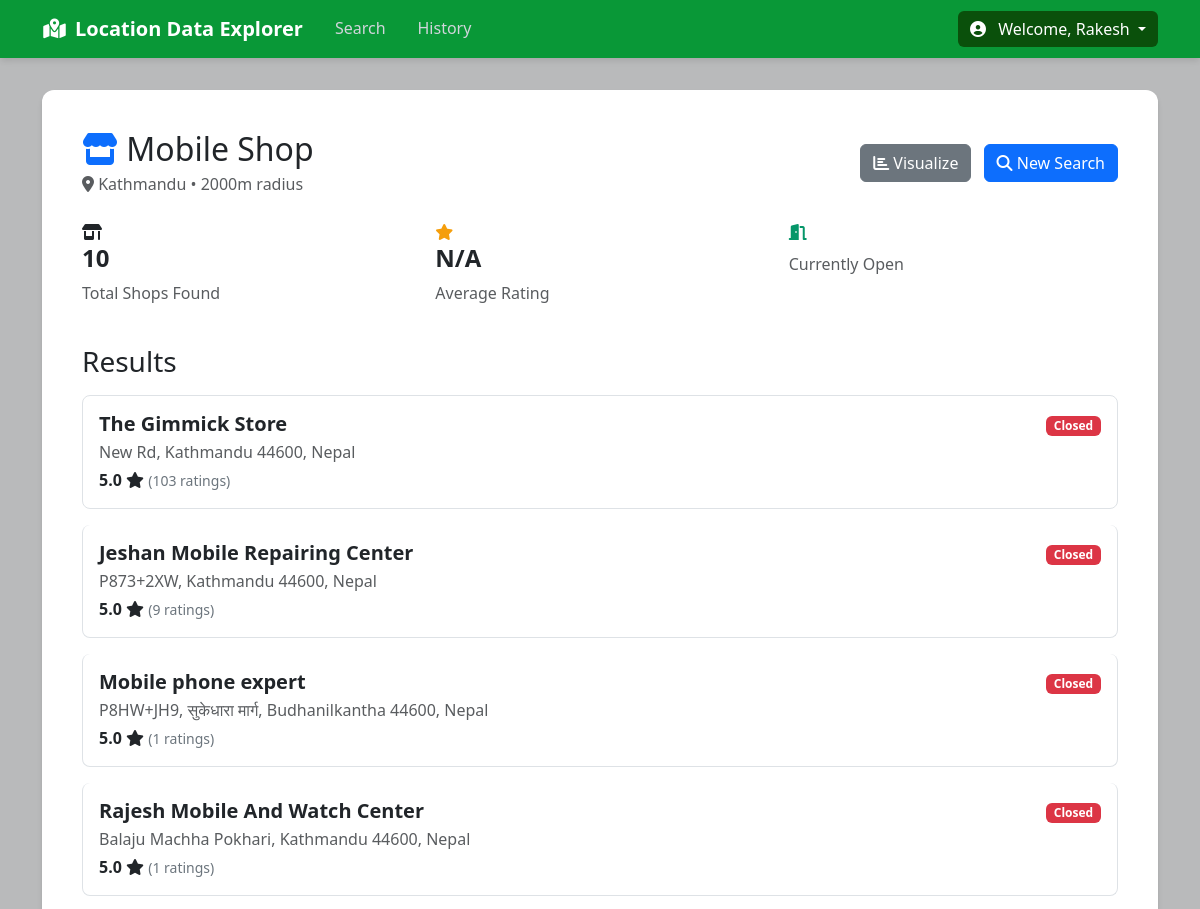
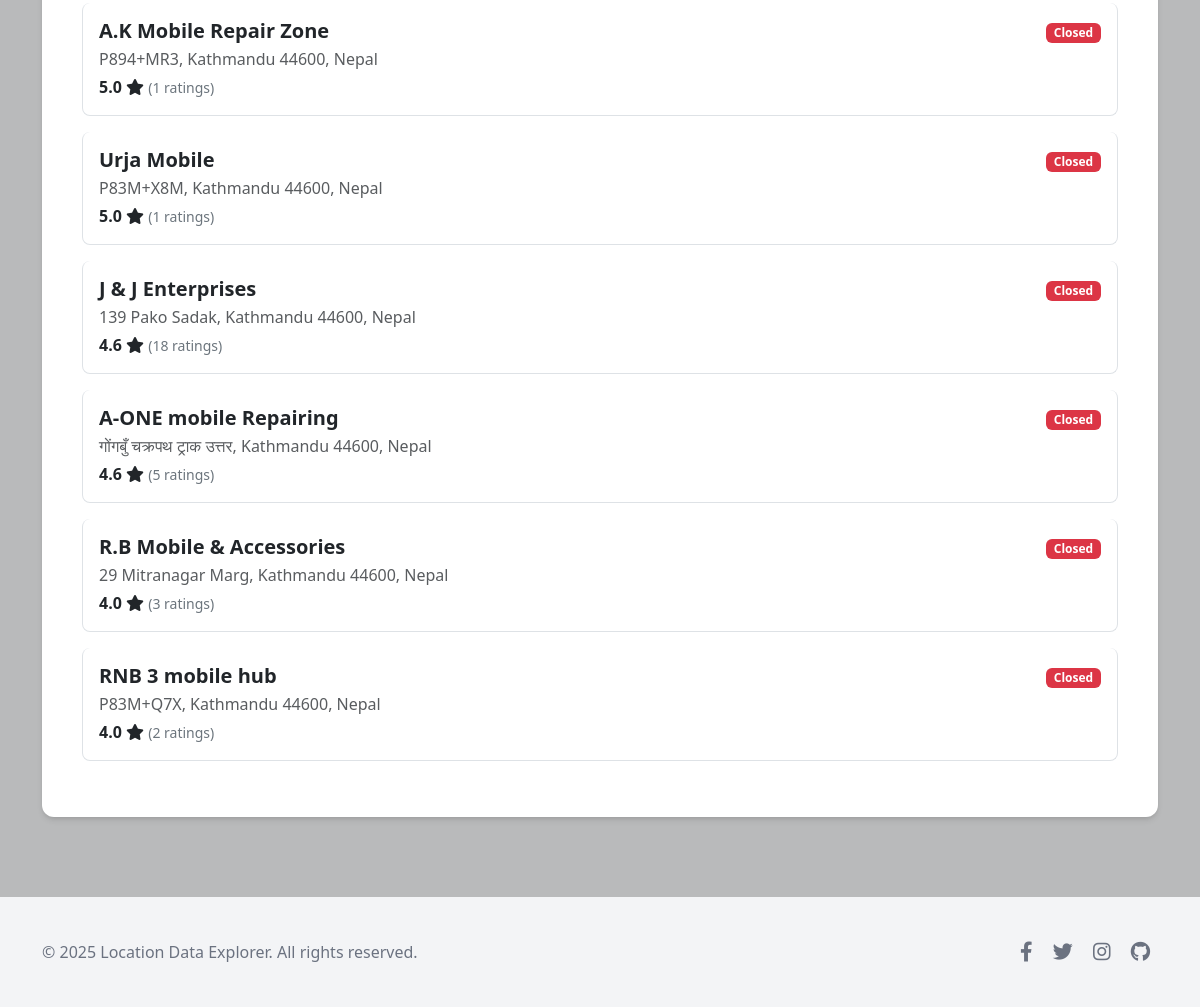
Page /shops/results/8/ (signed in) on the committed database (2 pictures, top to bottom).
### shops/models.py (models this page shows, shortened)
class SearchHistory(models.Model):
    location = models.CharField(max_length=100)
    category = models.CharField(max_length=50)
    radius = models.IntegerField()
    results_count = models.IntegerField()
    created_at = models.DateTimeField(default=timezone.now)
    class Meta:
        ordering = ['-created_at']
        verbose_name_plural = "Search Histories"

class Shop(models.Model):
    search_history = models.ForeignKey(SearchHistory, on_delete=models.CASCADE, related_name='shops')
    place_id = models.CharField(max_length=200, unique=True)
    name = models.CharField(max_length=200)
    phone = models.CharField(max_length=20, blank=True, null=True)
    address = models.TextField(blank=True, null=True)
    website = models.URLField(blank=True, null=True)
    google_url = models.URLField(blank=True, null=True)
    latitude = models.FloatField()
    longitude = models.FloatField()
    rating = models.FloatField(blank=True, null=True)
    user_ratings_total = models.IntegerField(default=0)
    business_status = models.CharField(max_length=50, blank=True, null=True)
    price_level = models.IntegerField(blank=True, null=True)
    opening_hours = models.TextField(blank=True, null=True)
    reviews_summary = models.CharField(max_length=200, blank=True, null=True)
    types = models.TextField(blank=True, null=True)  # Store as comma-separated values
    vicinity = models.CharField(max_length=200, blank=True, null=True)
    created_at = models.DateTimeField(default=timezone.now)
    class Meta:
        ordering = ['-rating', '-user_ratings_total']

### shops/views.py (the view)
# urls.py: path('results/<int:search_id>/', views.results_view, name='results'),
@login_required
def results_view(request, search_id):
    search_history = get_object_or_404(SearchHistory, id=search_id)
    shops = Shop.objects.filter(search_history=search_history)
    search_query = request.GET.get('search', '')
    min_rating = request.GET.get('min_rating', '')
    sort_by = request.GET.get('sort', 'rating')
    if search_query:
        shops = shops.filter(
            Q(name__icontains=search_query) |
            Q(address__icontains=search_query) |
            Q(vicinity__icontains=search_query)
        )
    if min_rating:
        try:
            min_rating_value = float(min_rating)
            shops = shops.filter(rating__gte=min_rating_value)
        except ValueError:
            pass
    if sort_by == 'rating':
        shops = shops.order_by('-rating', '-user_ratings_total')
    elif sort_by == 'name':
        shops = shops.order_by('name')
    elif sort_by == 'reviews':
        shops = shops.order_by('-user_ratings_total')
    paginator = Paginator(shops, 20)
    page_number = request.GET.get('page')
    page_obj = paginator.get_page(page_number)
    stats = {
        'total_shops': shops.count(),
        'with_phone': shops.exclude(Q(phone='') | Q(phone='N/A')).count(),
        'with_website': shops.exclude(Q(website='') | Q(website='N/A')).count(),
        'with_rating': shops.filter(rating__isnull=False).count(),
        'avg_rating': shops.filter(rating__isnull=False).aggregate(
            avg_rating=Avg('rating')
        )['avg_rating'] or 0
    }
    context = {
        'search_history': search_history,
        'page_obj': page_obj,
        'shops': page_obj,
        'stats': stats,
        'search_query': search_query,
        'min_rating': min_rating,
        'sort_by': sort_by,
    }
    return render(request, 'shops/results.html', context)

### shops/templatetags/custom_filters.py (called while the page is built)
@register.filter
def replace_underscore(value, arg=' '):
    return value.replace('_', arg)

### shops/templates/shops/results.html (shortened to what this page needs)
{% extends 'base.html' %}
{% load custom_filters %}
{% block content %}
<div class="d-flex justify-content-between align-items-center mb-4 flex-wrap">
    <div>
        <h2 class="mb-1">
            <i class="fas fa-store text-primary"></i>
            {{ search_history.category|replace_underscore|title }}
        </h2>
        <p class="text-muted mb-0">
            <i class="fas fa-map-marker-alt"></i>
            {{ search_history.location }} • {{ search_history.radius|floatformat:0 }}m radius
        </p>
    </div>
    <div class="mt-2 mt-md-0">
        <a href="{% url 'shops:visualize' search_history.id %}" class="btn btn-secondary me-2">
            <i class="fas fa-chart-bar"></i> Visualize
        </a>
        <a href="{% url 'shops:search' %}" class="btn btn-primary">
            <i class="fas fa-search"></i> New Search
        </a>
    </div>
</div>
<div class="row mb-4">
    <div class="col-md-4 col-sm-6 mb-3">
        <div class="stats-card">
            <div class="icon"><i class="fas fa-store-alt"></i></div>
            <h4 class="fw-bold">{{ stats.total_shops }}</h4>
            <p class="text-muted mb-0">Total Shops Found</p>
        </div>
    </div>
    <div class="col-md-4 col-sm-6 mb-3">
        <div class="stats-card">
            <div class="icon"><i class="fas fa-star" style="color: #f59e0b;"></i></div>
            <h4 class="fw-bold">{{ stats.average_rating|floatformat:2|default:"N/A" }}</h4>
            <p class="text-muted mb-0">Average Rating</p>
        </div>
    </div>
    <div class="col-md-4 col-sm-12 mb-3">
        <div class="stats-card">
            <div class="icon"><i class="fas fa-door-open" style="color: #059669;"></i></div>
            <p class="text-muted mb-0">Currently Open</p>
        </div>
    </div>
</div>
<h3 class="mb-3">Results</h3>
<div class="list-group">
    {% for shop in page_obj %}
        <a href="{% url 'shops:shop_detail' shop.id %}" class="list-group-item list-group-item-action p-3 shop-card mb-3 rounded-3">
            <div class="d-flex w-100 justify-content-between">
                <h5 class="mb-1 fw-bold">{{ shop.name }}</h5>
                <div>
                    {% if shop.is_open %}
                        <span class="badge bg-success">Open Now</span>
                    {% else %}
                        <span class="badge bg-danger">Closed</span>
                    {% endif %}
                </div>
            </div>
            <p class="mb-1 text-muted">{{ shop.address }}</p>
            <div class="rating-stars">
                {% if shop.rating %}
                    <span class="fw-bold">{{ shop.rating }}</span>
                    <i class="fas fa-star"></i>
                    <small class="text-secondary">({{ shop.user_ratings_total }} ratings)</small>
                {% else %}
                    <small class="text-secondary">No rating available</small>
                {% endif %}
            </div>
        </a>
    {% empty %}
        <div class="alert alert-warning text-center">
            <h4 class="alert-heading">No Shops Found</h4>
            <p>We couldn't find any shops matching your criteria. Please try a different location or a broader search radius.</p>
        </div>
    {% endfor %}
</div>
{% endblock %}

### shops/templates/base.html (shortened to what this page needs)
<!DOCTYPE html>
<html lang="en">
<head>
    <link href="https://cdnjs.cloudflare.com/ajax/libs/bootstrap/5.3.0/css/bootstrap.min.css" rel="stylesheet">
    <link href="https://cdnjs.cloudflare.com/ajax/libs/font-awesome/6.4.0/css/all.min.css" rel="stylesheet">
</head>
<body>
    <nav class="navbar navbar-expand-lg navbar-dark navbar-custom">
        <div class="container-xl">
            <a class="navbar-brand d-flex align-items-center" href="{% url 'shops:search' %}">
                <i class="fas fa-map-marked-alt fa-fw me-2"></i>
                Location Data Explorer
            </a>
            <div class="collapse navbar-collapse" id="navbarNav">
                <ul class="navbar-nav me-auto mb-2 mb-lg-0">
                    <li class="nav-item">
                        <a class="nav-link {% if request.resolver_match.url_name == 'search' %}active{% endif %}" href="{% url 'shops:search' %}">
                            Search
                        </a>
                    </li>
                    <li class="nav-item">
                        <a class="nav-link {% if request.resolver_match.url_name == 'history' %}active{% endif %}" href="{% url 'shops:history' %}">
                            History
                        </a>
                    </li>
                </ul>
                <div class="d-flex">
                    <div class="dropdown">
                        {% if user.is_authenticated %}
                            <button class="btn account-btn dropdown-toggle" type="button" id="accountDropdown" data-bs-toggle="dropdown" aria-expanded="false">
                                <i class="fas fa-user-circle me-2"></i>
                                Welcome, {{ user.username }}
                            </button>
                        {% endif %}
                    </div>
                </div>
            </div>
        </div>
    </nav>
    <main class="page-wrapper">
        <div class="container-xl">
            <div class="content-container">
                {% block content %}{% endblock %}
            </div>
        </div>
    </main>
    <footer class="footer-custom">
        <div class="container-xl">
            <div class="row align-items-center">
                <div class="col-md-6 text-center text-md-start mb-3 mb-md-0">
                    <p class="mb-0">
                        © {% now "Y" %} Location Data Explorer. All rights reserved.
                    </p>
                </div>
                <div class="col-md-6 text-center text-md-end">
                    <a href="#" class="social-icon mx-2"><i class="fab fa-facebook-f"></i></a>
                    <a href="#" class="social-icon mx-2"><i class="fab fa-twitter"></i></a>
                    <a href="#" class="social-icon mx-2"><i class="fab fa-instagram"></i></a>
                    <a href="#" class="social-icon mx-2"><i class="fab fa-github"></i></a>
                </div>
            </div>
        </div>
    </footer>
</body>
</html>

### shops/templates/base.html (style rules this page uses)
:root { --primary-color: #51c088; --primary-dark: #099837; --primary-darker: #0a500b; --body-bg: #b9babb; --footer-bg: #f3f4f6; --text-dark: #1f2937; --text-muted: #6b7280; --text-light: #d1d5db; }
body { background-color: var(--body-bg); min-height: 100vh; font-family: 'Segoe UI', Tahoma, Geneva, Verdana, sans-serif; display: flex; flex-direction: column; }
.navbar-custom { background-color: var(--primary-dark); box-shadow: 0 4px 6px -1px rgba(0,0,0,0.1); }
.navbar-custom .navbar-brand { color: white !important; font-weight: 700; font-size: 1.25rem; }
.navbar-custom .nav-link { color: var(--text-light); font-weight: 500; border-bottom: 2px solid transparent; padding-top: 0.5rem; padding-bottom: 0.5rem; margin: 0 0.5rem; }
.navbar-custom .account-btn { background-color: var(--primary-darker); color: white; border: none; }
.page-wrapper { flex-grow: 1; padding-top: 2rem; padding-bottom: 2rem; }
.content-container { background: #ffffff; border-radius: 0.75rem; padding: 1.5rem; box-shadow: 0 4px 6px -1px rgba(0,0,0,0.1), 0 2px 4px -2px rgba(0,0,0,0.1); }
@media (min-width: 768px) { .content-container { padding: 2.5rem; } }
.footer-custom { background-color: var(--footer-bg); color: var(--text-muted); padding: 2.5rem 0; margin-top: 3rem; }
.footer-custom .social-icon { color: var(--text-muted); transition: color 0.2s ease-in-out; font-size: 1.25rem; }

### rows in the picture
SearchHistory: category "Mobile Shop", location "Kathmandu", radius "2000"
Shop: name "The Gimmick Store", address "New Rd, Kathmandu 44600, Nepal", rating "5.0", user_ratings_total "103"
Shop: name "Jeshan Mobile Repairing Center", address "P873+2XW, Kathmandu 44600, Nepal", rating "5.0", user_ratings_total "9"
Shop: name "Mobile phone expert", address "P8HW+JH9, सुकेधारा मार्ग, Budhanilkantha 44600, Nepal", rating "5.0", user_ratings_total "1"
Shop: name "Rajesh Mobile And Watch Center", address "Balaju Machha Pokhari, Kathmandu 44600, Nepal", rating "5.0", user_ratings_total "1"
Shop: name "A.K Mobile Repair Zone", address "P894+MR3, Kathmandu 44600, Nepal", rating "5.0", user_ratings_total "1"
Shop: name "Urja Mobile", address "P83M+X8M, Kathmandu 44600, Nepal", rating "5.0", user_ratings_total "1"
Shop: name "J & J Enterprises", address "139 Pako Sadak, Kathmandu 44600, Nepal", rating "4.6", user_ratings_total "18"
Shop: name "A-ONE mobile Repairing", address "गोंगबुँ चक्रपथ ट्राक उत्तर, Kathmandu 44600, Nepal", rating "4.6", user_ratings_total "5"
Shop: name "R.B Mobile & Accessories", address "29 Mitranagar Marg, Kathmandu 44600, Nepal", rating "4.0", user_ratings_total "3"
Shop: name "RNB 3 mobile hub", address "P83M+Q7X, Kathmandu 44600, Nepal", rating "4.0", user_ratings_total "2"

### other values in the picture
{{ user.username }} "Rakesh"
{{ stats.total_shops }} "10"
{{ stats.average_rating|floatformat:2|default:"N/A" }} "N/A"
